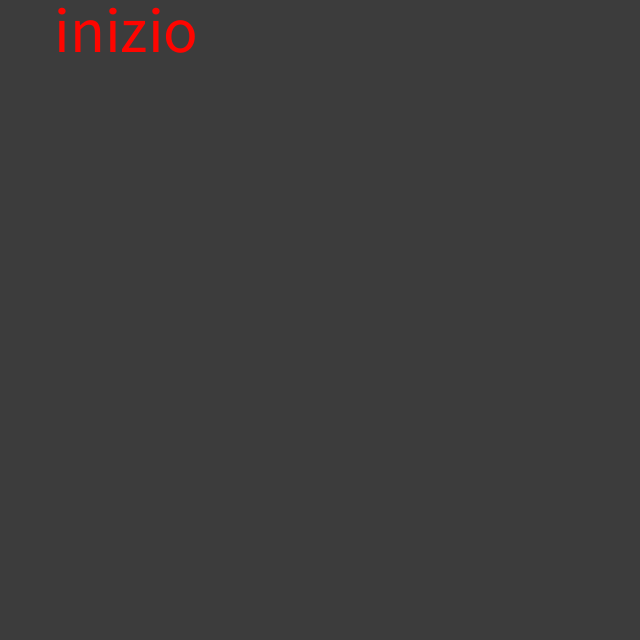
Frame 1 (no input)
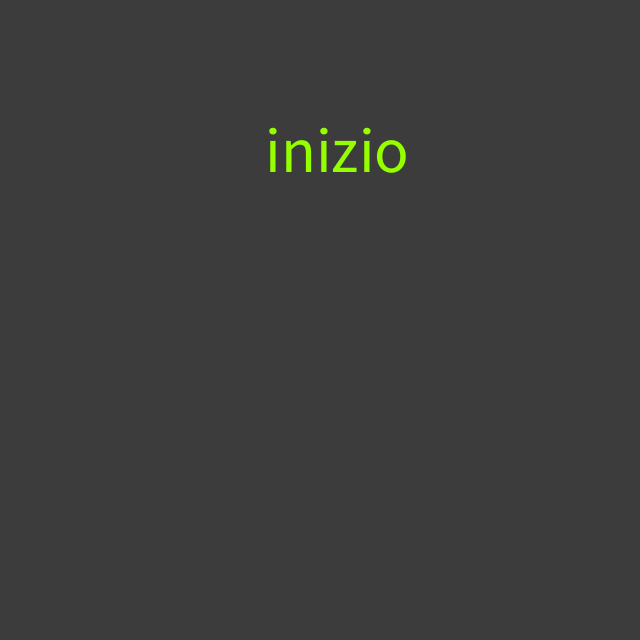
Frame 60 (the mouse pressed at the canvas centre just before this capture)
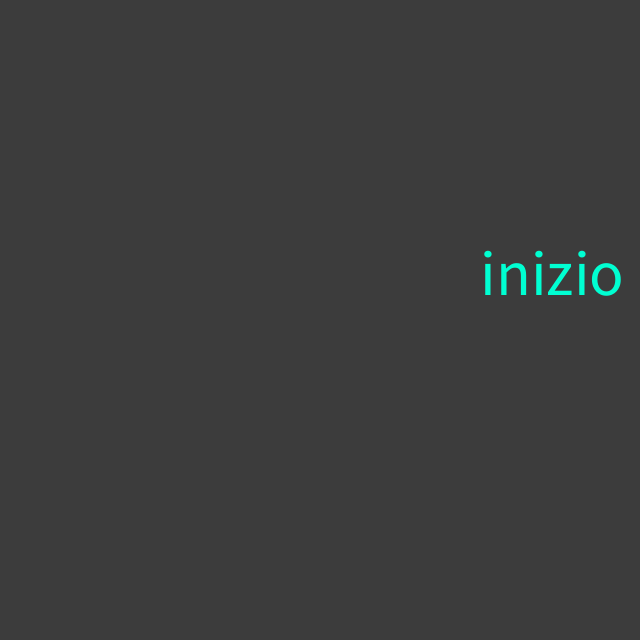
Frame 120 (the mouse held since frame 60 and released just before this capture)

The Processing sketch that drew these frames (run headless with seeded random() and noise(); from frame 60 on, the mouse is pressed at the canvas centre):

// Processing sketch: generatoreParole
// ── generatoreParole.pde
// -
// generatoreParole 0.1 by Luigi Marchionni
// 2018 © Luigi Marchionni, Daniele @Fupete and the course DSII2019 at DESIGN.unirsm 
// github.com/dsii-2019-unirsm — github.com/fupete
// Educational purposes, MIT License, 2019, San Marino
// —
// Credits/Thanks to: 
// Daniele Tabellini
// Paolo Petrangolini
// —


String testo="inizio";

String [] c= {"affittare",
"campione",
"cane",
"chimica",
"distorto",
"epidermide",
"medico",
"usb",
"mobile",
"occhiali",
"asso",
"vacanza",
"esame",
"contributo",
"ingegnere",
"esorcista",
"esporre",
"estivo",
"nuvola",
"neurone",
"operaio",
"paracadutismo",
"corvo",
"scurrile",
"amianto",
"amaranto",
"rosso",
"giallo",
"blu",
"cinque",
"undici",
"cento",
"centrino",
"macchina",
"automobile",
"operaio",
"gennaio",
"agosto",
"tavolino",
"contanti",
"ghiro",
"volpe",
"tonno",
"salmone",
"browser",
"variabile",
"sole",
"pioggia",
"fulmine",
"calamita"

};

float x=width/2;
float y=height/2;

boolean x_avanti = true;
boolean y_avanti = true;

float inc_x=random(4)+1;
float inc_y=random(4)+1;

int sat=0;

void setup(){
size(640, 640);
colorMode(HSB);
background(245);
}



void draw(){
background(60);

// bordo DX
if (x >= (640-textWidth(testo)) && x_avanti==true){
x_avanti = false;
inc_x=random(4)+1;
testo = c[int(random(23))];
}
// bordo SX
if (x <= 0  && x_avanti==false){
x_avanti = true;
inc_x=random(4)+1;
testo = c[int(random(23))];
}
// bordo BASSO
if (y >= 640  && y_avanti==true){
y_avanti = false;
inc_y=random(4)+1;
testo = c[int(random(c.length))];
}
// bordo ALTO
if (y <=  textAscent()  && y_avanti==false){
y_avanti = true;
inc_y=random(4)+1;
testo = c[int(random(23))];
}


if (x_avanti == true){
x=x+inc_x;
}
else {
x=x-inc_x;
}

if (y_avanti == true){
y=y+inc_y;
}
else {
y=y-inc_y;
}

sat=sat+1;



stroke(0);
strokeWeight(1);
fill(sat, 255, 255);
textSize(64);  
text(testo, x, y);

if (sat == 255){
sat = 0;
}

}
